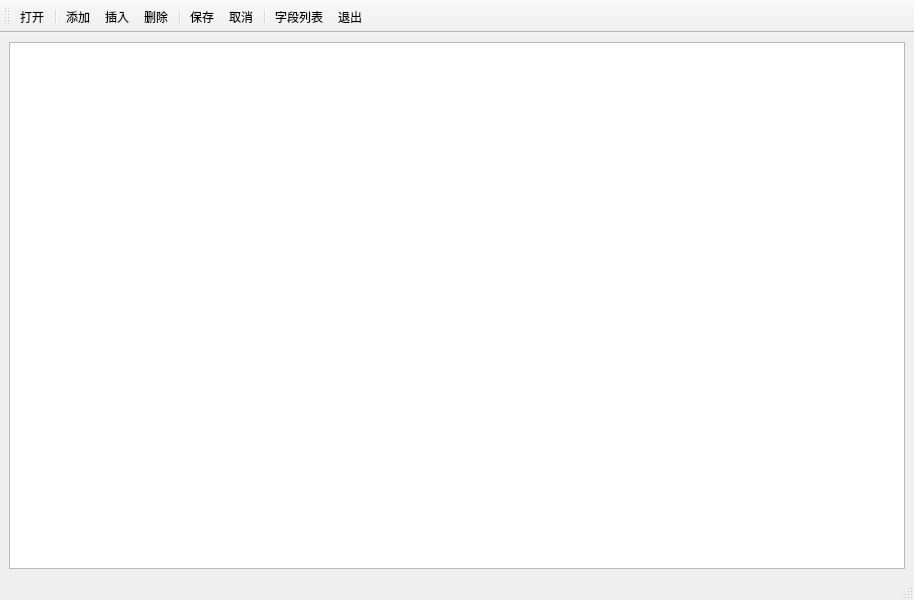
<?xml version="1.0" encoding="UTF-8"?>
<ui version="4.0">
 <class>MainWindow</class>
 <widget class="QMainWindow" name="MainWindow">
  <property name="geometry">
   <rect>
    <x>0</x>
    <y>0</y>
    <width>914</width>
    <height>600</height>
   </rect>
  </property>
  <property name="windowTitle">
   <string>MainWindow</string>
  </property>
  <widget class="QWidget" name="centralwidget">
   <layout class="QHBoxLayout" name="horizontalLayout">
    <item>
     <widget class="QTableView" name="tableView"/>
    </item>
   </layout>
  </widget>
  <widget class="QStatusBar" name="statusbar"/>
  <widget class="QToolBar" name="toolBar">
   <property name="windowTitle">
    <string>toolBar</string>
   </property>
   <attribute name="toolBarArea">
    <enum>TopToolBarArea</enum>
   </attribute>
   <attribute name="toolBarBreak">
    <bool>false</bool>
   </attribute>
   <addaction name="act_open_db"/>
   <addaction name="separator"/>
   <addaction name="act_add"/>
   <addaction name="act_insert"/>
   <addaction name="act_remove"/>
   <addaction name="separator"/>
   <addaction name="act_save"/>
   <addaction name="act_cancel"/>
   <addaction name="separator"/>
   <addaction name="act_column_list"/>
   <addaction name="act_quit"/>
  </widget>
  <action name="act_open_db">
   <property name="text">
    <string>打开</string>
   </property>
   <property name="toolTip">
    <string>打开数据库</string>
   </property>
   <property name="menuRole">
    <enum>QAction::MenuRole::NoRole</enum>
   </property>
  </action>
  <action name="act_quit">
   <property name="text">
    <string>退出</string>
   </property>
   <property name="menuRole">
    <enum>QAction::MenuRole::NoRole</enum>
   </property>
  </action>
  <action name="act_insert">
   <property name="text">
    <string>插入</string>
   </property>
   <property name="toolTip">
    <string>插入记录</string>
   </property>
   <property name="menuRole">
    <enum>QAction::MenuRole::NoRole</enum>
   </property>
  </action>
  <action name="act_remove">
   <property name="text">
    <string>删除</string>
   </property>
   <property name="menuRole">
    <enum>QAction::MenuRole::NoRole</enum>
   </property>
  </action>
  <action name="act_cancel">
   <property name="text">
    <string>取消</string>
   </property>
   <property name="menuRole">
    <enum>QAction::MenuRole::NoRole</enum>
   </property>
  </action>
  <action name="act_column_list">
   <property name="text">
    <string>字段列表</string>
   </property>
   <property name="menuRole">
    <enum>QAction::MenuRole::NoRole</enum>
   </property>
  </action>
  <action name="act_add">
   <property name="text">
    <string>添加</string>
   </property>
   <property name="menuRole">
    <enum>QAction::MenuRole::NoRole</enum>
   </property>
  </action>
  <action name="act_save">
   <property name="text">
    <string>保存</string>
   </property>
   <property name="menuRole">
    <enum>QAction::MenuRole::NoRole</enum>
   </property>
  </action>
 </widget>
 <resources/>
 <connections/>
</ui>
